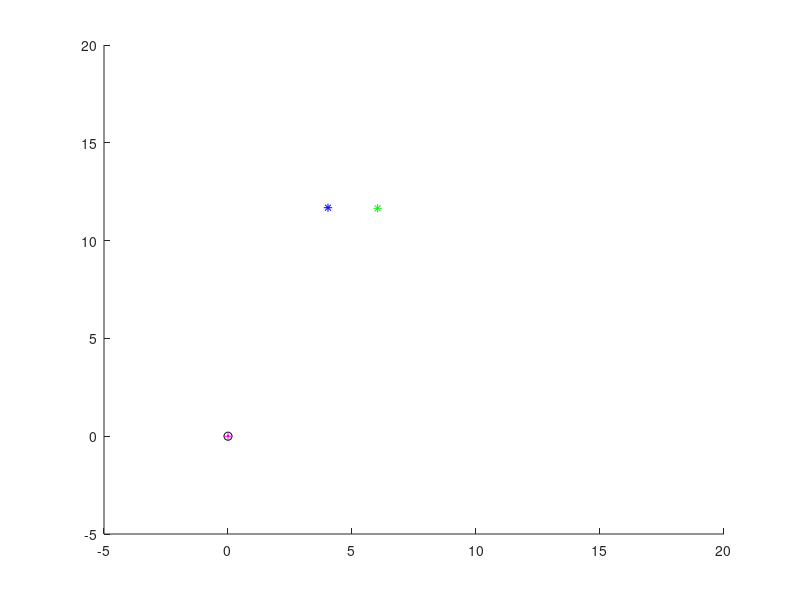

MATLAB code for this plot: (Note: this script raises an error after producing the figure.)
load("data015a.mat");

%% Initial data.
pose = data.pose0;
heading = 2 * [cos(pose(3)); sin(pose(3))] + [pose(1); pose(2)];
point_clouds = [0; 0];
poles_and_landmarks = {};
poles = [0; 0];
prev_time = 0.0001 * double(data.table(1, 1));
linear_velocity = 0;
angular_velocity = 0;

%% Set up dynamic plot.
figure(1)
clf
hold on
pose_plot = plot(pose(1), pose(2), 'b*');
heading_plot = plot(heading(1), heading(2), 'g*');
point_cloud_plot = plot(point_clouds(1), point_clouds(2), 'r.');
poles_plot = plot(poles(1), poles(2), 'ko');
landmarks_plot = plot(poles(1), poles(2), 'm+');
axis([-5, 20, -5, 20])

for i = 1:data.n
    %% Get data for this iteration.
    next_time = 0.0001 * double(data.table(1, i));
    index = data.table(2, i);
    sensor_id = data.table(3, i);
    
    %% Calculate time.
    change_in_time = next_time - prev_time;
    prev_time = next_time;
    
    %% Calculate pose.
    pose = ackermann_dead_reckoning(pose, linear_velocity, angular_velocity, change_in_time);
    heading = 2 * [cos(pose(3)); sin(pose(3))] + [pose(1); pose(2)];
    
    %% Triangulation and trilateration.
    
    %% Read sensor data.
    if sensor_id == 1 % Update pose.
        ranges = data.scans(:, index);
        [ranges, angles] = ranges2polar(ranges, 0.01, [-80, 80], 0.5, [1, 20]);
        local_point_cloud = polar2cartesian(ranges, angles);
        offset = [0.4 * cos(pose(3)); 0.4 * sin(pose(3)); 0];
        point_cloud = local2global(local_point_cloud, pose + offset);
        point_clouds = [point_clouds point_cloud];
        
        %% Detect sweeps of poles.
        poles = [poles pole_detector(point_cloud, [0.05 0.2], 1, 0.8)];

        %% Data associate the sweeps of poles with given landmarks.
%         poles_and_landmarks = cat(2, poles_and_landmarks, associate_poles_with_landmarks(poles, data.Landmarks, 1));

    elseif sensor_id == 2 % Update velocities.
        linear_velocity = data.vw(1, index);
        angular_velocity = data.vw(2, index);
    else
        disp("Not valid sensor_id")
    end
    
    %% Update dynamic plot.
    set(pose_plot, 'xdata', pose(1), 'ydata', pose(2), 'color', 'b', 'marker', '*');
    set(heading_plot, 'xdata', heading(1), 'ydata', heading(2), 'color', 'g', 'marker', '*');
    set(point_cloud_plot, 'xdata', point_clouds(1, :), 'ydata', point_clouds(2, :), 'color', 'r', 'marker', '.');
    set(poles_plot, 'xdata', poles(1, :), 'ydata', poles(2, :), 'color', 'k', 'marker', 'o');
%     for i = 2:length(poles_and_landmarks)
%         set(landmarks_plot, 'xdata', poles_and_landmarks{i}(1, 1), 'ydata', poles_and_landmarks{i}(2, 1), 'color', 'm', 'marker', '+');
%     end
    pause(0.001)
end

%% Validation.
plot(poses(1, :), poses(2, :), 'b.')
hold on
plot(data.verify.poseL(1, :), data.verify.poseL(2, :), 'r');
